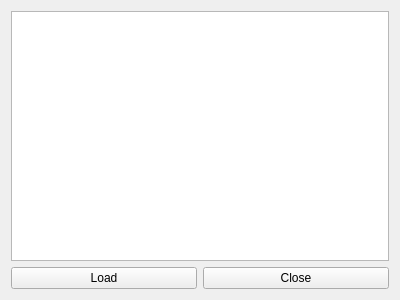
<?xml version="1.0" encoding="UTF-8"?>
<ui version="4.0">
 <class>LoadMapWidget</class>
 <widget class="QWidget" name="LoadMapWidget">
  <property name="geometry">
   <rect>
    <x>0</x>
    <y>0</y>
    <width>400</width>
    <height>300</height>
   </rect>
  </property>
  <property name="windowTitle">
   <string>Form</string>
  </property>
  <layout class="QGridLayout" name="gridLayout_2">
   <item row="0" column="0">
    <layout class="QGridLayout" name="gridLayout">
     <item row="0" column="0" colspan="2">
      <widget class="QListWidget" name="m_listMap"/>
     </item>
     <item row="1" column="0">
      <widget class="QPushButton" name="m_btnLoad">
       <property name="text">
        <string>Load</string>
       </property>
      </widget>
     </item>
     <item row="1" column="1">
      <widget class="QPushButton" name="m_btnClose">
       <property name="text">
        <string>Close</string>
       </property>
      </widget>
     </item>
    </layout>
   </item>
  </layout>
 </widget>
 <resources/>
 <connections/>
</ui>
